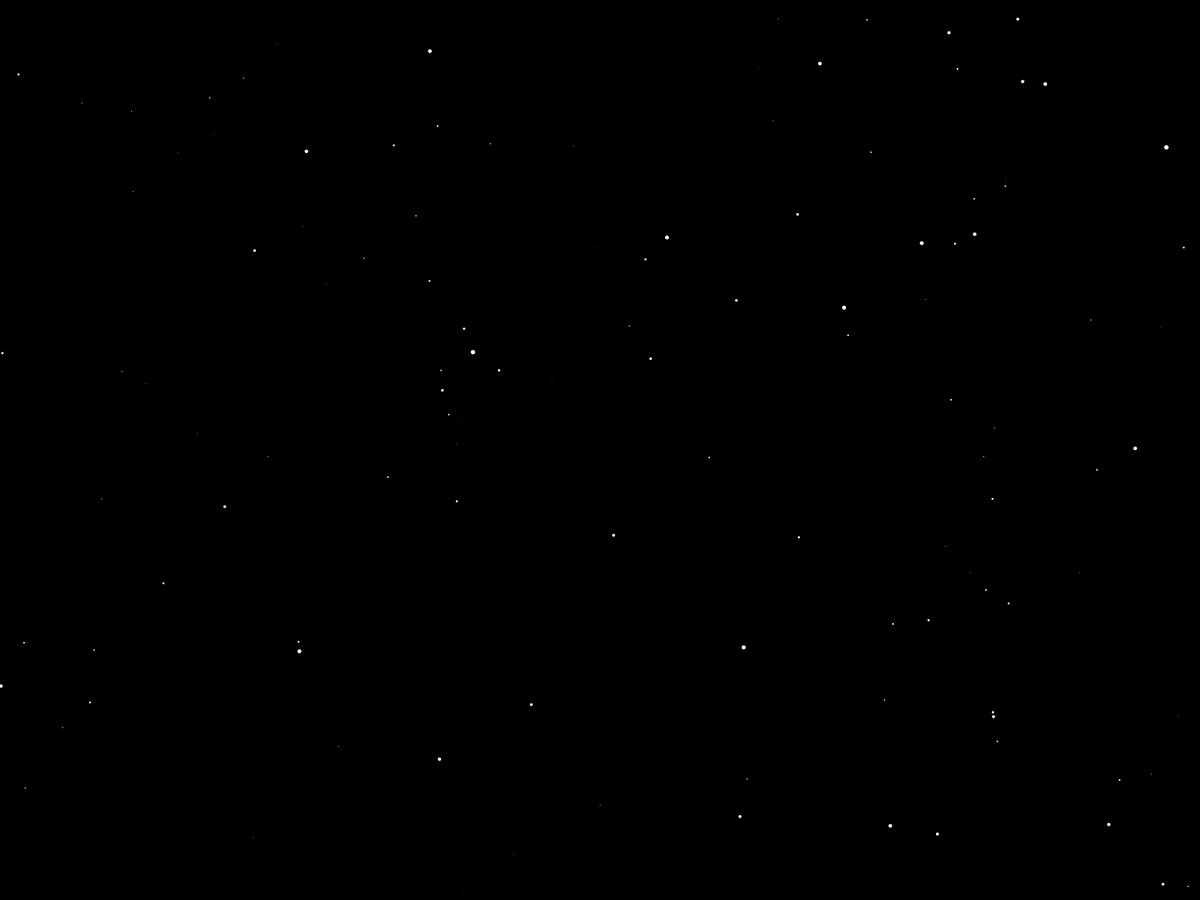
Frame 1 (no input)
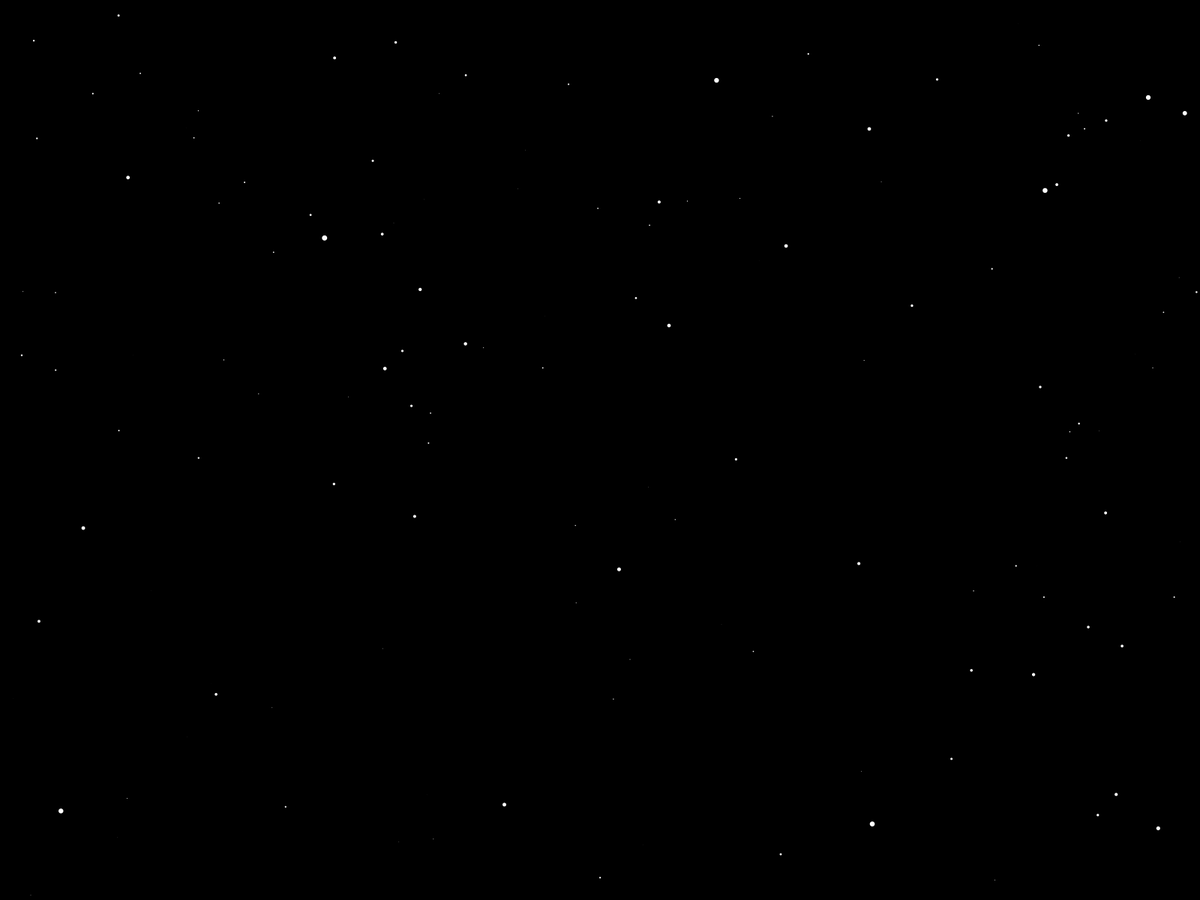
Frame 60 (the mouse pressed at the canvas centre just before this capture)
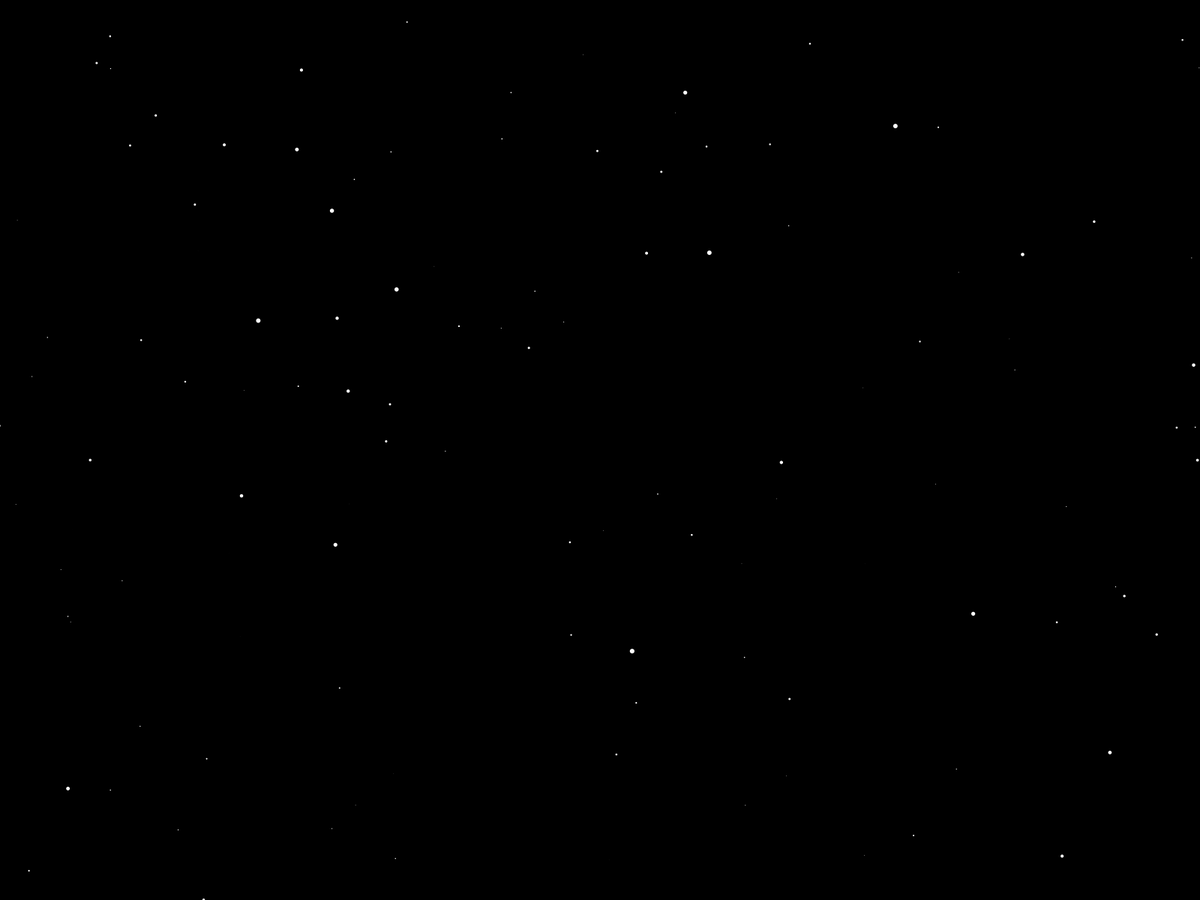
Frame 120 (the mouse held since frame 60 and released just before this capture)

The Processing sketch that drew these frames (run headless with seeded random() and noise(); from frame 60 on, the mouse is pressed at the canvas centre):

// Processing sketch: Starfield
// ── Starfield.pde
Star[] stars = new Star[1200];

void setup() {
 //size(900, 600);
 fullScreen();
 for (int i = 0; i < stars.length; i++) {
   stars[i] = new Star();
 }
}

void draw() {
  background (0);
  translate(width/2, height/2);
  for (int i = 0; i < stars.length; i++) {
   stars[i].update();
   stars[i].show();
 }
}
// ── Star.pde
class Star {
  float x;
  float y;
  float z;
  float pz;

  Star() {
    x = random(-width, width);
    y = random(-height, height);
    z = random(width);
  }

  void update() {
    z = z - 4;
    if (z < 1) {
      z = width;
      x = random(-width, width);
      y = random(-height, height);
    }
  }

  void show() {
    fill(255);
    noStroke();

    float sx = map(x / z, 0, 1, 0, width);
    float sy = map(y / z, 0, 1, 0, height);
    float r = map(z, 0, width, 8, 0);
    ellipse(sx, sy, r, r);
  }
}
